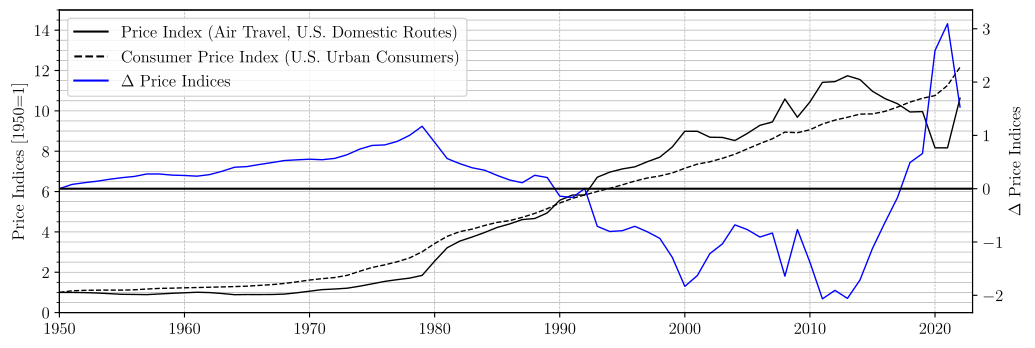

Reproduce this figure in Python.
#%%
# runs code as interactive cell 
# https://code.visualstudio.com/docs/python/jupyter-support-py

# IMPORTS #######################################

# plotting
import matplotlib.pyplot as plt
import matplotlib.font_manager as font_manager
# unit conversion
cm = 1/2.54 # for inches-cm conversion
# time manipulation
from datetime import datetime

# data science
import numpy as np
import pandas as pd

# i/o
from pathlib import PurePath, Path

# SETUP #########################################

plt.rcParams.update({
    "text.usetex": True,
    "font.family": "Arial",
    "font.sans-serif": "Computer Modern",
    'font.size': 12
})

# DATA IMPORT ###################################

df_priceindex = pd.read_excel(
    io = 'data/data.xlsx',
    sheet_name = 'Air Travel Price Index',
    usecols = lambda column: column in [
        'year',
        'figure price index',
        'cpi'
    ],
    dtype={
        'year': datetime,
        'figure price index': float,
        'cpi': float
    },
    header = 0,
    engine = 'openpyxl'
)

# DATA MANIPULATION #############################

df_priceindex['figure price index'] = df_priceindex['figure price index'] / 100
df_priceindex['cpi'] = df_priceindex['cpi'] / 100

# FIGURE ########################################

# SETUP ######################

fig, ax = plt.subplots(
        num = 'main',
        nrows = 1,
        ncols = 1,
        dpi = 300,
        figsize=(30*cm, 10*cm), # A4=(210x297)mm,
        sharex=True
    )

# SECONDARY AXES ##############

ax_delta = ax.twinx()

# AXIS LIMITS ################

ax.set_xlim(1950, 2023)
ax.set_ylim(0,15)

# TICKS AND LABELS ###########

ax.minorticks_on()
ax.tick_params(axis='x', which='minor', bottom=False)

# GRIDS ######################

ax.grid(which='both', axis='y', linestyle='-', linewidth = 0.5)
ax.grid(which='major', axis='x', linestyle='--', linewidth = 0.5)

# AXIS LABELS ################

ax.set_ylabel("Price Indices [1950=1]")
ax_delta.set_ylabel("$\Delta$ Price Indices")

# PLOTTING ###################

ax.plot(
    df_priceindex['year'],
    df_priceindex['figure price index'],
    color = 'black',
    linewidth = 1,
    label = 'Price Index (Air Travel, U.S. Domestic Routes)'
)
ax.plot(
    df_priceindex['year'],
    df_priceindex['cpi'],
    color = 'black',
    linewidth = 1,
    label = 'Consumer Price Index (U.S. Urban Consumers)',
    linestyle = '--'
)

ax_delta.plot(
    df_priceindex['year'],
    df_priceindex['cpi'] - df_priceindex['figure price index'],
    color = 'blue',
    linewidth = 1,
    label = 'Consumer Price Index (U.S. Urban Consumers)'
)

ax_delta.axhline(y=0, color='black')


# LEGEND ####################

from matplotlib.lines import Line2D
legend_elements = [
    Line2D(
        xdata = [0],
        ydata = [0],
        color = 'black',
        linestyle = '-',
        label='Price Index (Air Travel, U.S. Domestic Routes)'
    ),
    Line2D(
        xdata = [0],
        ydata = [0],
        color = 'black',
        linestyle = '--',
        label='Consumer Price Index (U.S. Urban Consumers)'
    ),
    Line2D(
        xdata = [0],
        ydata = [0],
        color = 'blue',
        linestyle = '-',
        label='$\Delta$ Price Indices'
    ),
]


ax.legend(
    handles=legend_elements,
    loc='upper left',
)

# EXPORT #########################################

figure_name: str = str(Path.cwd().stem + '.pdf')

plt.savefig(
    fname = figure_name,
    format="pdf",
    bbox_inches='tight',
    transparent = False
)
# %%
